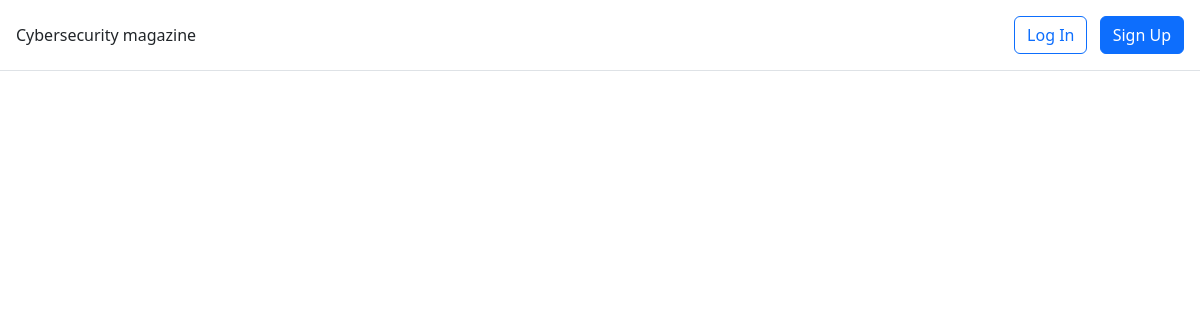
The page /education-materials/ on the database as committed earlier.
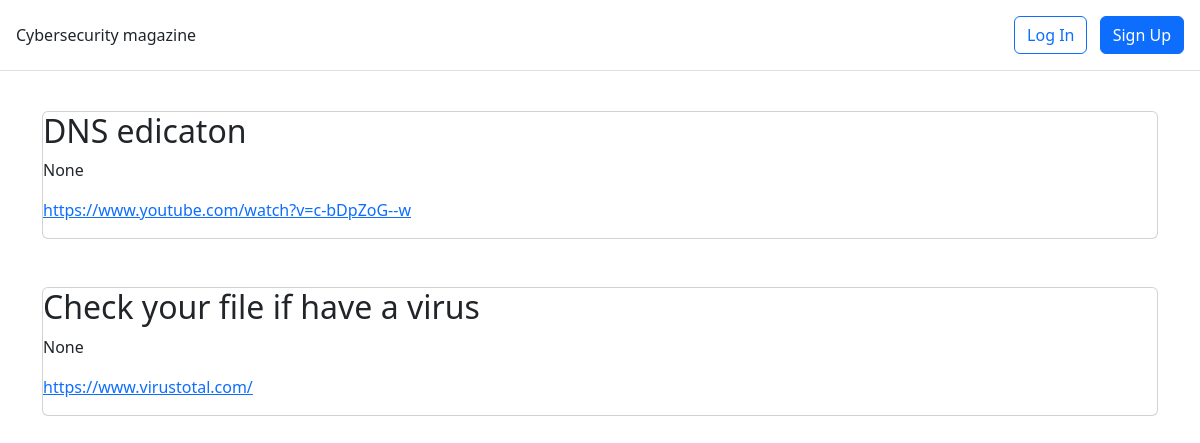
The same page on the database as committed later.
### regularexam/pages/models.py (models this page shows, shortened)
class EducationalMaterials(models.Model):
    title = models.CharField(
        max_length=200,
        unique=True,
        blank=False,
        null=False)
    description = models.CharField(blank=True,null=True,max_length=400)
    url = models.URLField(blank=False,null=False, unique=True)

### regularexam/pages/views.py (the view)
# urls.py: path('education-materials/',EducationList.as_view(), name='education-list'),
class EducationList(ListView):
    template_name = 'education_materials_list.html'
    model = EducationalMaterials

### templates/education_materials_list.html (shortened to what this page needs)
{% extends 'base.html' %}
{% block content %}
{% for material in educationalmaterials_list %}
    <br>
    <div class="card">
        <h2>{{ material.title }}</h2>
        <p>{{ material.description }}</p>
        <p><a href="{{ material.url }}">{{ material.url }}</a></p>
    </div>
    <br>
{% endfor %}
{% endblock content %}

Rows that differ between the two databases and show on the page:
added EducationalMaterials: title "DNS edicaton", description "None", url "https://www.youtube.com/watch?v=c-bDpZoG--w"
added EducationalMaterials: title "Check your file if have a virus", description "None", url "https://www.virustotal.com/"
